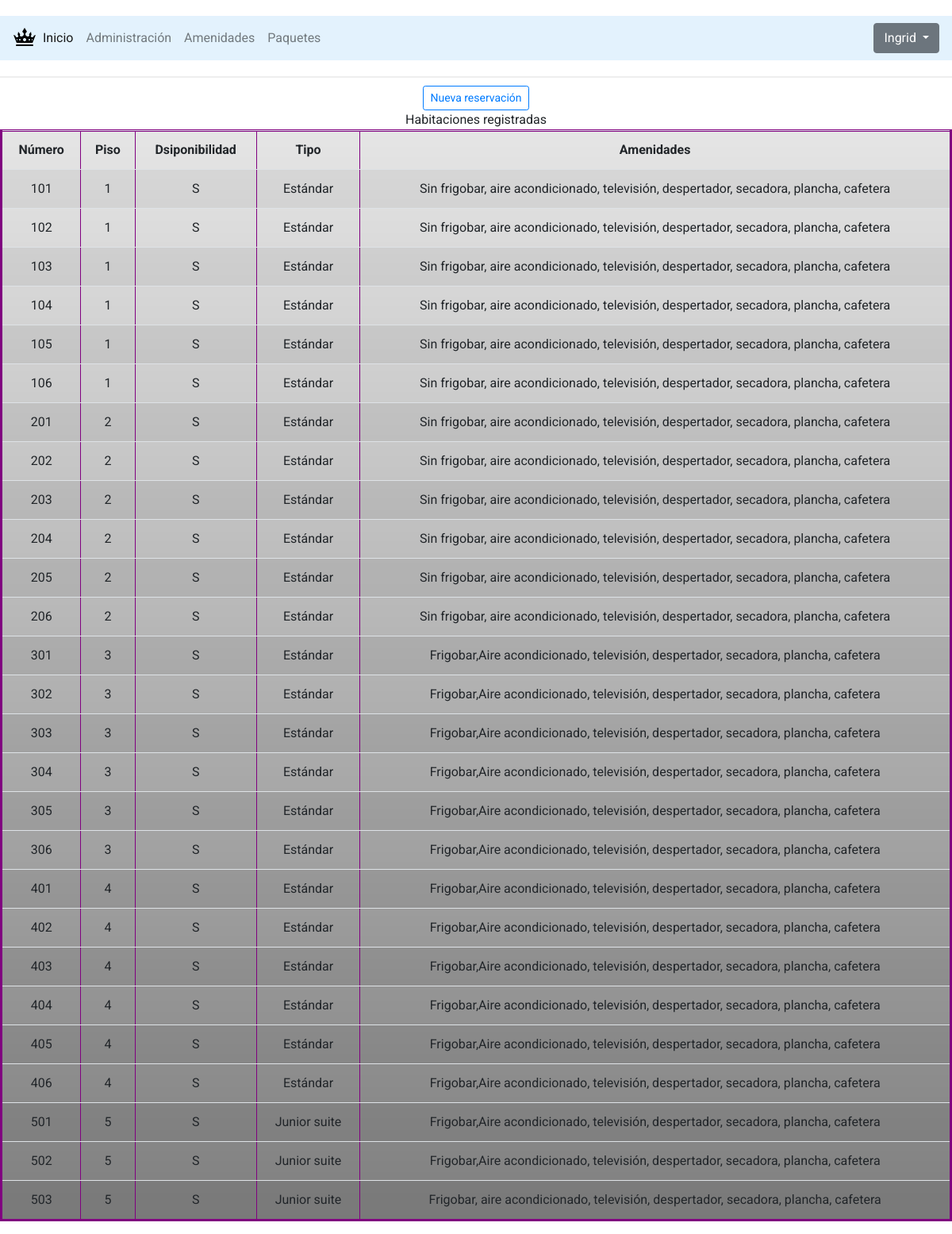
The app's page /habitaciones.php (signed in) with its own data.
### tables this page shows
CREATE TABLE `usuario` (
  `id_usr` int(11) NOT NULL,
  `email` varchar(100) NOT NULL,
  `password` varchar(100) NOT NULL,
  `puesto` varchar(30) NOT NULL,
  `nombreU` varchar(20) NOT NULL,
  `ApPU` varchar(20) NOT NULL
);

CREATE TABLE `habitacion` (
  `id_habitacion` int(11) NOT NULL,
  `numero` int(11) NOT NULL,
  `piso` int(11) NOT NULL,
  `amenidades` text NOT NULL,
  `id_tipo_habitacion` int(11) NOT NULL,
  `activo` char(1) NOT NULL DEFAULT 'S'
);

CREATE TABLE `tipo_habitacion` (
  `id_tipo_habitacion` int(11) NOT NULL,
  `nombre` varchar(60) NOT NULL,
  `descripcion` text NOT NULL,
  `activo` char(1) NOT NULL DEFAULT 'S'
);

### habitaciones.php (the view, shortened to what this page needs)
<?php
   require 'database.php';
   $message='';
   if (isset($_SESSION['id'])) {
      $sql="SELECT id_usr, email, password,nombreU FROM usuario WHERE id_usr=:id";
      $records=$conn->prepare($sql);
      $records->bindParam(':id',$_SESSION['id']);
      $records->execute();
      $results=$records->fetch(PDO::FETCH_ASSOC);
      $message=$results['nombreU'];
   }
   else{
      header("Location: /ProyectoIngSW");
   }
   ?>
<!DOCTYPE html>
<html >
   <head>
      <link rel="stylesheet" href="css/styles.css">
      <link rel="stylesheet" href="css/bootstrap.min.css">
   </head>
   <body class="fondoPlaya1" id="FuenteRoboto">
      <header>
         <nav class="navbar navbar-expand-lg navbar-light  " style="background-color: #e3f2fd;" >
            <img src="img/icons8-corona-medieval-30.png" alt="">
            <div class="collapse navbar-collapse" id="navbarSupportedContent">
               <ul class="navbar-nav mr-auto">
                  <li class="nav-item active">
                     <a class="nav-link" href="inicio.php">Inicio <span class="sr-only">(current)</span></a>
                  </li>
                  <li class="nav-item">
                     <a class="nav-link" href="habitaciones.php">Administración </a>
                  </li>
                  <li class="nav-item">
                     <a class="nav-link" href="amenidades.php">Amenidades</a>
                  </li>
                  <li class="nav-item">
                     <a class="nav-link" href="paquetes.php">Paquetes</a>
                  </li>
               </ul>
               <div class="dropdown">
                  <button class="btn btn-secondary dropdown-toggle" type="button" id="dropdownMenuButton" data-toggle="dropdown" aria-haspopup="true" aria-expanded="false">
                     <?php if(!empty($message)): ?>
                     <?= $message ?>
                     <?php endif; ?>
                  </button>
               </div>
            </div>
         </nav>
      </header>
      <button type="button" class="btn btn-outline-primary btn-sm m-0 waves-effect">
      <a href="nuevaReservacion.php"> Nueva reservación</a>
      </button>
      <div class="tabla" style="text-align:center;width:100%; background-color: white;">
         <table border="1" class="table table-striped table-responsive-md">
            <tr>
               <th>Número</th>
               <th>Piso</th>
               <th>Dsiponibilidad</th>
               <th>Tipo</th>
               <th>Amenidades</th>
            </tr>
            <?php
               try {
                   $db = new PDO('mysql:host=127.0.0.1;dbname=hotel;charset=utf8', 'root', '');
                   $resultado = $db->query("SELECT id_habitacion, numero,amenidades,h.activo, piso, nombre tipo
                                           FROM habitacion h INNER JOIN tipo_habitacion th ON h.id_tipo_habitacion = th.id_tipo_habitacion
                                           ");
                   foreach ($resultado as $habitacion) { ?>
            <tr>
               <td><?php echo $habitacion['numero']; ?></td>
               <td><?php echo $habitacion['piso']; ?></td>
               <td><?php echo $habitacion['activo']; ?></td>
               <td><?php echo $habitacion['tipo']; ?></td>
               <td><?php echo $habitacion['amenidades']; ?></td>
            </tr>
            <?php }
               } catch (Exception $ex) {
                   echo 'Ocurrió un error en la conexión: ' . $ex->getMessage();
               }
               ?>
         </table>
      </div>
   </body>
</html>

### css/styles.css (style rules this page uses)
header { border-bottom: 2px solid #eee; padding: 20px 0; margin-bottom: 10px ; width: 100%; text-align: center; }
.tabla { text-align: center; }
.navbar { background-color: #e3f2fd; }
header a { text-decoration: none; color: #333; }
.fondoPlaya1 { background-image: url(https://media1.tenor.com/images/ae073ecc1794eb97cec78b3206a6025b/tenor.gif?itemid=4918224); background-size: 100%; }

### habitaciones.php (style rules this page uses)
#FuenteRoboto { margin: 0; padding: 0; font-family: 'Roboto', sans-serif; text-align: center; }
table { background: linear-gradient(to bottom, rgba(0,0,0,0.1), rgba(0,0,0,0.5)); border: 3px solid purple; }

### records on screen
usuario: nombreU "Ingrid"
habitacion: numero "101", piso "1", activo "S", id_tipo_habitacion.nombre "Estándar", amenidades "Sin frigobar, aire acondicionado, televisión, despertador, secadora, plancha, cafetera"
habitacion: numero "102", piso "1", activo "S", id_tipo_habitacion.nombre "Estándar", amenidades "Sin frigobar, aire acondicionado, televisión, despertador, secadora, plancha, cafetera"
habitacion: numero "103", piso "1", activo "S", id_tipo_habitacion.nombre "Estándar", amenidades "Sin frigobar, aire acondicionado, televisión, despertador, secadora, plancha, cafetera"
habitacion: numero "104", piso "1", activo "S", id_tipo_habitacion.nombre "Estándar", amenidades "Sin frigobar, aire acondicionado, televisión, despertador, secadora, plancha, cafetera"
habitacion: numero "105", piso "1", activo "S", id_tipo_habitacion.nombre "Estándar", amenidades "Sin frigobar, aire acondicionado, televisión, despertador, secadora, plancha, cafetera"
habitacion: numero "106", piso "1", activo "S", id_tipo_habitacion.nombre "Estándar", amenidades "Sin frigobar, aire acondicionado, televisión, despertador, secadora, plancha, cafetera"
habitacion: numero "201", piso "2", activo "S", id_tipo_habitacion.nombre "Estándar", amenidades "Sin frigobar, aire acondicionado, televisión, despertador, secadora, plancha, cafetera"
habitacion: numero "202", piso "2", activo "S", id_tipo_habitacion.nombre "Estándar", amenidades "Sin frigobar, aire acondicionado, televisión, despertador, secadora, plancha, cafetera"
habitacion: numero "203", piso "2", activo "S", id_tipo_habitacion.nombre "Estándar", amenidades "Sin frigobar, aire acondicionado, televisión, despertador, secadora, plancha, cafetera"
habitacion: numero "204", piso "2", activo "S", id_tipo_habitacion.nombre "Estándar", amenidades "Sin frigobar, aire acondicionado, televisión, despertador, secadora, plancha, cafetera"
habitacion: numero "205", piso "2", activo "S", id_tipo_habitacion.nombre "Estándar", amenidades "Sin frigobar, aire acondicionado, televisión, despertador, secadora, plancha, cafetera"
habitacion: numero "206", piso "2", activo "S", id_tipo_habitacion.nombre "Estándar", amenidades "Sin frigobar, aire acondicionado, televisión, despertador, secadora, plancha, cafetera"
habitacion: numero "301", piso "3", activo "S", id_tipo_habitacion.nombre "Estándar", amenidades "Frigobar,Aire acondicionado, televisión, despertador, secadora, plancha, cafetera"
habitacion: numero "302", piso "3", activo "S", id_tipo_habitacion.nombre "Estándar", amenidades "Frigobar,Aire acondicionado, televisión, despertador, secadora, plancha, cafetera"
habitacion: numero "303", piso "3", activo "S", id_tipo_habitacion.nombre "Estándar", amenidades "Frigobar,Aire acondicionado, televisión, despertador, secadora, plancha, cafetera"
habitacion: numero "304", piso "3", activo "S", id_tipo_habitacion.nombre "Estándar", amenidades "Frigobar,Aire acondicionado, televisión, despertador, secadora, plancha, cafetera"
habitacion: numero "305", piso "3", activo "S", id_tipo_habitacion.nombre "Estándar", amenidades "Frigobar,Aire acondicionado, televisión, despertador, secadora, plancha, cafetera"
habitacion: numero "306", piso "3", activo "S", id_tipo_habitacion.nombre "Estándar", amenidades "Frigobar,Aire acondicionado, televisión, despertador, secadora, plancha, cafetera"
habitacion: numero "401", piso "4", activo "S", id_tipo_habitacion.nombre "Estándar", amenidades "Frigobar,Aire acondicionado, televisión, despertador, secadora, plancha, cafetera"
habitacion: numero "402", piso "4", activo "S", id_tipo_habitacion.nombre "Estándar", amenidades "Frigobar,Aire acondicionado, televisión, despertador, secadora, plancha, cafetera"
habitacion: numero "403", piso "4", activo "S", id_tipo_habitacion.nombre "Estándar", amenidades "Frigobar,Aire acondicionado, televisión, despertador, secadora, plancha, cafetera"
habitacion: numero "404", piso "4", activo "S", id_tipo_habitacion.nombre "Estándar", amenidades "Frigobar,Aire acondicionado, televisión, despertador, secadora, plancha, cafetera"
habitacion: numero "405", piso "4", activo "S", id_tipo_habitacion.nombre "Estándar", amenidades "Frigobar,Aire acondicionado, televisión, despertador, secadora, plancha, cafetera"
habitacion: numero "406", piso "4", activo "S", id_tipo_habitacion.nombre "Estándar", amenidades "Frigobar,Aire acondicionado, televisión, despertador, secadora, plancha, cafetera"
habitacion: numero "501", piso "5", activo "S", id_tipo_habitacion.nombre "Junior suite", amenidades "Frigobar,Aire acondicionado, televisión, despertador, secadora, plancha, cafetera"
habitacion: numero "502", piso "5", activo "S", id_tipo_habitacion.nombre "Junior suite", amenidades "Frigobar,Aire acondicionado, televisión, despertador, secadora, plancha, cafetera"
habitacion: numero "503", piso "5", activo "S", id_tipo_habitacion.nombre "Junior suite", amenidades "Frigobar, aire acondicionado, televisión, despertador, secadora, plancha, cafetera"
